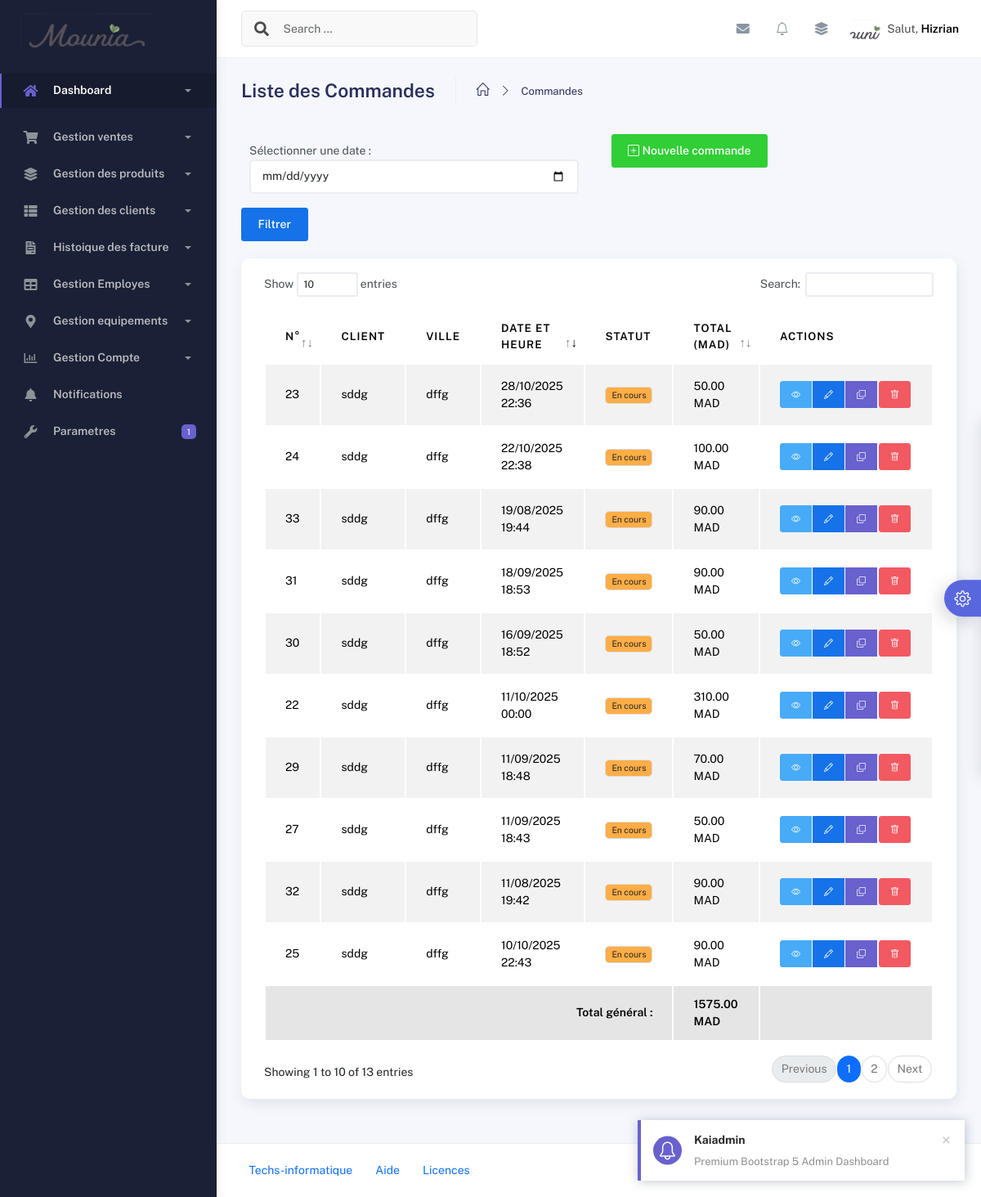
The app's page /commandes/, older data.
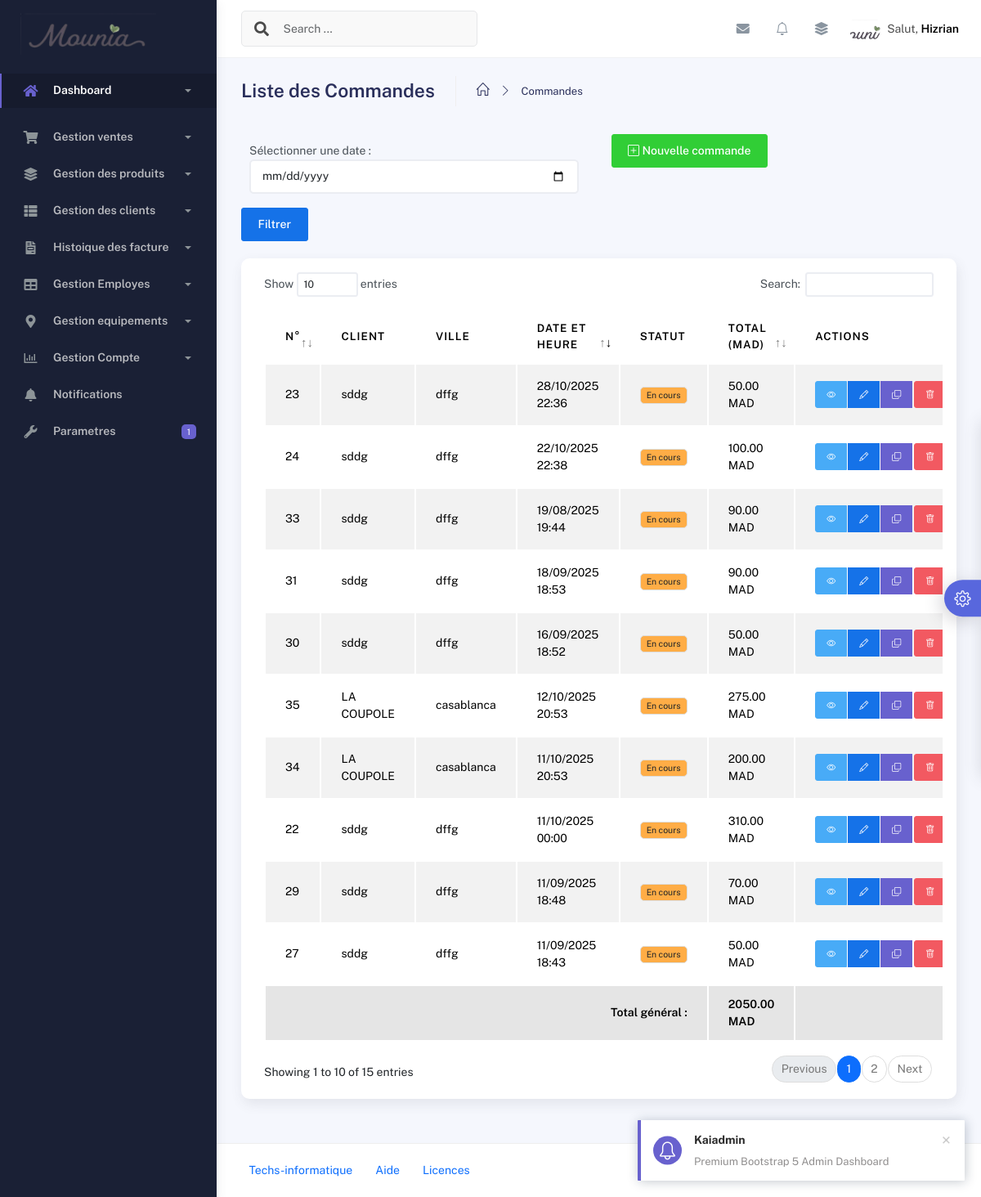
The same page, newer data.
### application/models.py (models this page shows, shortened)
class Commande(models.Model):
    STATUT_CHOICES = [
        ('En cours', 'En cours'),
        ('Confirmée', 'Confirmée'),
        ('Livrée', 'Livrée'),
        ('Annulée', 'Annulée'),
    ]
    client = models.ForeignKey(Client, on_delete=models.CASCADE, related_name="commandes")
    date_commande = models.DateTimeField(default=timezone.now)
    statut = models.CharField(max_length=20, choices=STATUT_CHOICES, default="En cours")
    notes = models.TextField(blank=True, null=True, verbose_name="Notes internes")
    date_modification = models.DateTimeField(auto_now=True, verbose_name="Dernière modification")
    class Meta:
        verbose_name = "Commande"
        verbose_name_plural = "Commandes"
        ordering = ["-date_commande"]
    @property
    def total_sans_livraison(self):
        try:
            return sum(Decimal(str(item.sous_total)) for item in self.items.all())
        except:
            return Decimal('0.00')
    @property
    def total(self):
        try:
            total_produits = self.total_sans_livraison
            prix_livraison = Decimal(str(self.client.prix_livraison))
            return total_produits + prix_livraison
        except:
            return Decimal('0.00')

class Client(models.Model):
    nom = models.CharField(max_length=150, verbose_name="Nom du restaurant")
    responsable = models.CharField(max_length=100, verbose_name="Nom du responsable", blank=True, null=True)
    telephone = models.CharField(
        max_length=20,
        verbose_name="Téléphone",
        unique=True,
        blank=True,
        null=True
    )
    ice = models.CharField(
        max_length=15,
        verbose_name="ICE",
        unique=False,
        blank=True,
        null=True
    )
    email = models.EmailField(blank=True, null=True, verbose_name="Email")
    adresse = models.TextField(verbose_name="Adresse", blank=True, null=True)
    ville = models.CharField(max_length=100, verbose_name="Ville")
    prix_livraison = models.DecimalField(
        max_digits=10,
        decimal_places=2,
        verbose_name="Prix de livraison (en MAD)"
    )
    date_creation = models.DateTimeField(auto_now_add=True, verbose_name="Date d'ajout")
    class Meta:
        verbose_name = "Client (Restaurant)"
        verbose_name_plural = "Clients (Restaurants)"
        ordering = ["nom"]

class CommandeItem(models.Model):
    commande = models.ForeignKey(Commande, on_delete=models.CASCADE, related_name="items")
    produit = models.ForeignKey(Produit, on_delete=models.CASCADE)
    quantite = models.PositiveIntegerField(default=1)
    prix_unitaire = models.DecimalField(max_digits=10, decimal_places=2)
    date_ajout = models.DateTimeField(auto_now_add=True)
    class Meta:
        verbose_name = "Item de commande"
        verbose_name_plural = "Items de commande"
        ordering = ["date_ajout"]
    @property
    def sous_total(self):
        try:
            return Decimal(str(self.quantite)) * Decimal(str(self.prix_unitaire))
        except:
            return Decimal('0.00')

### application/views.py (the view)
# urls.py: path('commandes/', views.liste_commandes, name='liste_commandes'),
def liste_commandes(request):
    date_filtre = request.GET.get('date')
    if date_filtre:
        try:
            date_obj = datetime.strptime(date_filtre, '%Y-%m-%d').date()
            commandes = Commande.objects.filter(date_commande__date=date_obj)
        except ValueError:
            commandes = Commande.objects.all()
    else:
        commandes = Commande.objects.all()
    total_general = Decimal('0.00')
    for commande in commandes:
        try:
            total_general += Decimal(str(commande.total))
        except:
            continue
    context = {
        'commandes': commandes,
        'total_general': total_general,
    }
    return render(request, "commandes/liste_commandes.html", context)

### application/context_processors.py (called while the page is built)
def parametres_mounia(request):
    return {
        'parametres': ParametresMounia.objects.first() or None
    }

### application/notifications.py (called while the page is built, shortened)
    @staticmethod
    def get_commandes_du_jour():
        aujourd_hui = timezone.now().date()
        debut_jour = timezone.make_aware(datetime.combine(aujourd_hui, datetime.min.time()))
        fin_jour = timezone.make_aware(datetime.combine(aujourd_hui, datetime.max.time()))
        return Commande.objects.filter(
            date_commande__range=(debut_jour, fin_jour)
        )

    @staticmethod
    def creer_notification_commandes_jour():
        commandes_du_jour = NotificationManager.get_commandes_du_jour()
        aujourd_hui = timezone.now().date()
        notification_existante = Notification.objects.filter(
            type_notification='commande_jour',
            date_creation__date=aujourd_hui
        ).exists()

### templates/commandes/liste_commandes.html (shortened to what the changed rows need)
{% extends "base.html" %}
{% load static %}
{% block content %}
<div class="container">
  <div class="page-inner">
    <div class="card">
      <div class="card-body">
        <div class="table-responsive">
          <table id="commandes-table" class="display table table-striped table-hover">
            <thead>
              <tr>
                <th>N°</th>
                <th>Client</th>
                <th>Ville</th>
                <th>Date et Heure</th>
                <th>Statut</th>
                <th>Total (MAD)</th>
                <th>Actions</th>
              </tr>
            </thead>
            <tbody>
              {% for commande in commandes %}
                <tr>
                  <td>{{ commande.id }}</td>
                  <td>{{ commande.client.nom }}</td>
                  <td>
                    {% if commande.client.ville %}
                      {{ commande.client.ville }}
                    {% else %}
                      -
                    {% endif %}
                  </td>
                  <td>
                    <span title="{{ commande.date_commande|date:'d/m/Y H:i:s' }}">
                      {{ commande.date_commande|date:"d/m/Y H:i" }}
                    </span>
                  </td>
                  <td>
                    {% if commande.statut == "En cours" %}
                      <span class="badge bg-warning text-dark">En cours</span>
                    {% elif commande.statut == "Confirmée" %}
                      <span class="badge bg-info text-white">Confirmée</span>
                    {% elif commande.statut == "Livrée" %}
                      <span class="badge bg-success">Livrée</span>
                    {% elif commande.statut == "Annulée" %}
                      <span class="badge bg-danger">Annulée</span>
                    {% else %}
                      <span class="badge bg-secondary">{{ commande.statut }}</span>
                    {% endif %}
                  </td>
                  <td>
                    {% if commande.total %}
                      {{ commande.total|floatformat:2 }} MAD
                    {% else %}
                      0.00 MAD
                    {% endif %}
                  </td>
                  <td>
                    <div class="btn-group" role="group">
                      <a href="{% url 'detail_commande' commande.id %}" class="btn btn-sm btn-info" title="Détails">
                        <i class="bi bi-eye"></i>
                      </a>
                      <a href="{% url 'modifier_commande' commande.id %}" class="btn btn-sm btn-primary" title="Modifier">
                        <i class="bi bi-pencil"></i>
                      </a>
                      <a href="{% url 'dupliquer_commande' commande.id %}" class="btn btn-sm btn-secondary" title="Dupliquer">
                        <i class="bi bi-copy"></i>
                      </a>
                      <form
                        method="post"
                        action="{% url 'supprimer_commande' commande.id %}"
                        class="d-inline"
                        onsubmit="return confirm('Êtes-vous sûr de vouloir supprimer la commande #{{ commande.id }} ?');"
                      >
                        <button type="submit" class="btn btn-sm btn-danger" title="Supprimer">
                          <i class="bi bi-trash"></i>
                        </button>
                      </form>
                    </div>
                  </td>
                </tr>
              {% endfor %}
            </tbody>
            {% if commandes %}
            <tfoot>
              <tr class="table-active">
                <td colspan="5" class="text-end fw-bold">Total général :</td>
                <td class="fw-bold">
                  {{ total_general|floatformat:2 }} MAD
                </td>
                <td></td>
              </tr>
            </tfoot>
            {% endif %}
          </table>
        </div>
      </div>
    </div>
  </div>
</div>
{% endblock content %}

Row changes from the older to the newer data that the page shows:
no longer on this page (row unchanged): Commande: id "25", client.nom "sddg", client.ville "dffg", date_commande "10/10/2025 22:43", statut "En cours", total "90.00"
no longer on this page (row unchanged): Commande: id "32", client.nom "sddg", client.ville "dffg", date_commande "11/08/2025 19:42", statut "En cours", total "90.00"
added Commande: id "35", client.nom "LA COUPOLE", client.ville "casablanca", date_commande "12/10/2025 20:53", statut "En cours", total "275.00"
added Commande: id "34", client.nom "LA COUPOLE", client.ville "casablanca", date_commande "11/10/2025 20:53", statut "En cours", total "200.00"
Text that changed along with them:
text written by a page script: "Show entries Search: Showing 1 to 10 of 13 entries Previous 1 2 Next" → "Show entries Search: Showing 1 to 10 of 15 entries Previous 1 2 Next"
{{ total_general|floatformat:2 }}: "1575.00" → "2050.00"
